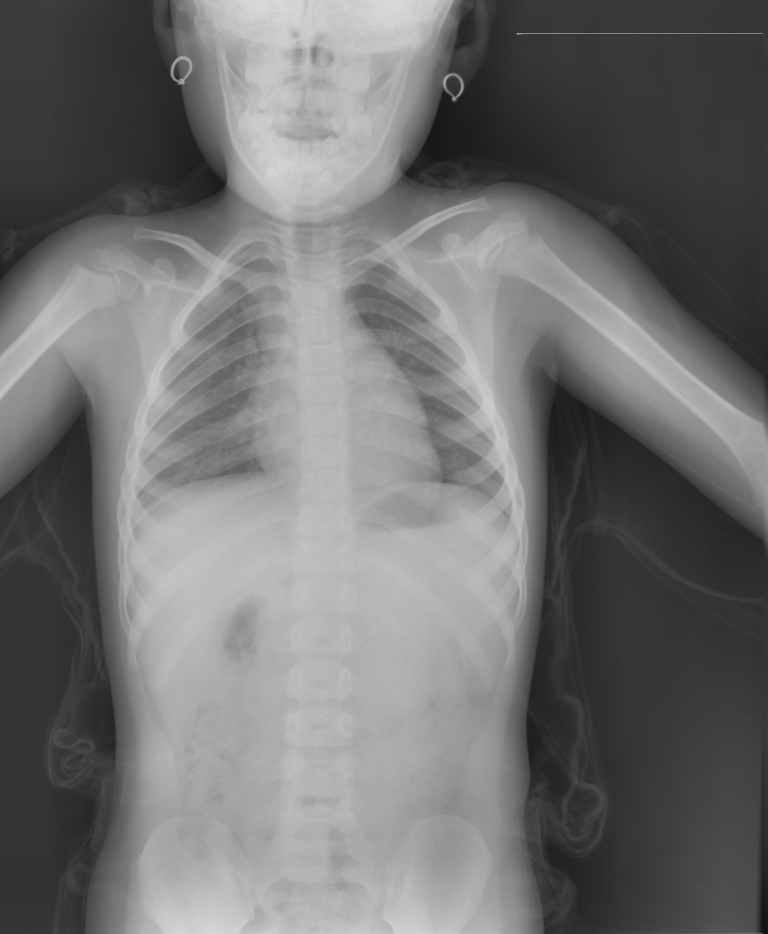
#> input picture notebooks/normalized_clahe.jpg, 2304 x 2800 px (shown at 1/3 size)
$ python -i detect_center.py   (imports and definitions only)
#> lines starting #> are read from the running program, lines starting #| are printed output that depends on the picture; after the words box and inside, x2 and y2 are one past the last pixel; in counts of white or black regions, pixels touching at a corner belong together
#> further down, picture is the input picture: shape (2800, 2304); min 0, max 255, mean 113.6
import cv2
import numpy as np

def zoom_image(image, zoom_factor=1.2, center=None):
    h, w = image.shape[:2]

    if center is None:
        center_x, center_y = w // 2, h // 2
    else:
        center_x, center_y = center

    # Smaller crop = larger apparent zoom
    crop_w = int(w / zoom_factor)
    crop_h = int(h / zoom_factor)

    x1 = max(0, center_x - crop_w // 2)
    y1 = max(0, center_y - crop_h // 2)
    x2 = min(w, x1 + crop_w)
    y2 = min(h, y1 + crop_h)

    cropped = image[y1:y2, x1:x2]

    # Resize back to original dimensions
    zoomed = cv2.resize(
        cropped,
        (w, h),
        interpolation=cv2.INTER_LINEAR
    )

    return zoomed

def detect_chest_center(image):

    # Temporary normalization
    temp = cv2.normalize(
        image,
        None,
        0,
        255,
        cv2.NORM_MINMAX
    ).astype(np.uint8)

    # Smooth image
    blur = cv2.GaussianBlur(
        temp,
        (51, 51),
        0
    )

    # Threshold
    _, mask = cv2.threshold(
        blur,
        0,
        255,
        cv2.THRESH_BINARY + cv2.THRESH_OTSU
    )
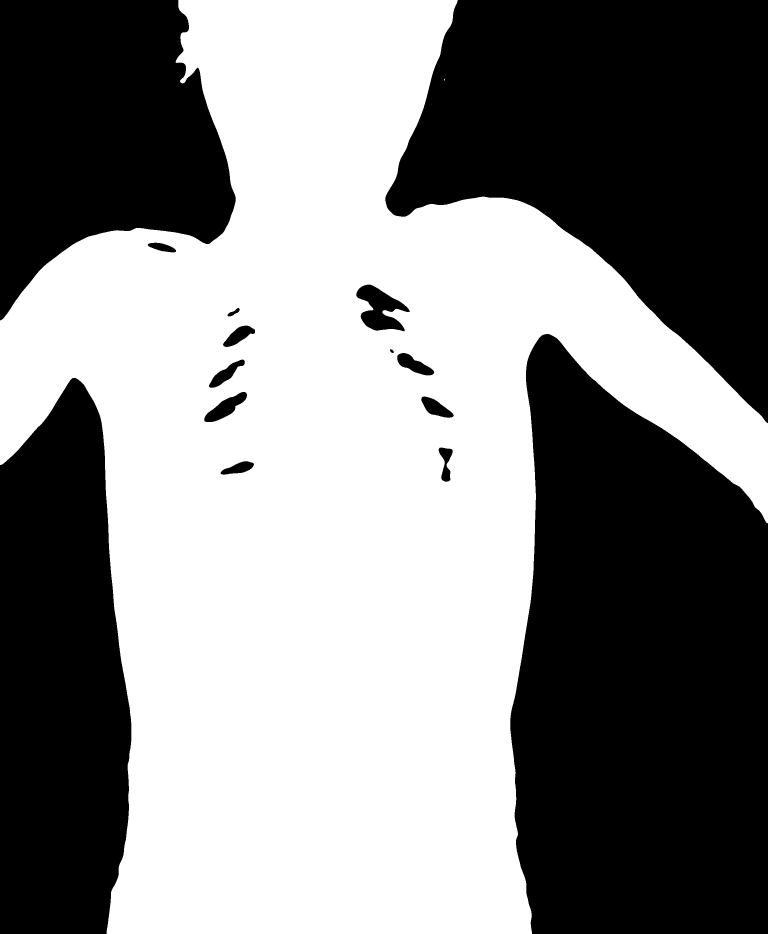
#> mask: shape (2800, 2304) (shown at 1/3 size); 53% white; 15 black regions, largest, box (x1, y1, x2, y2) and area: (1531, 1002, 2304, 2800) 1125367, (1156, 0, 2304, 1269) 856014, (0, 1134, 394, 2800) 544095

    # Morphological cleanup
    kernel = np.ones((15, 15), np.uint8)

    mask = cv2.morphologyEx(
        mask,
        cv2.MORPH_CLOSE,
        kernel
    )
#> mask: shape (2800, 2304); 53.1% white; 14 black regions, largest, box (x1, y1, x2, y2) and area: (1531, 1003, 2304, 2800) 1125350, (1157, 0, 2304, 1264) 855965, (0, 1136, 394, 2800) 544073

    mask = cv2.morphologyEx(
        mask,
        cv2.MORPH_OPEN,
        kernel
    )
#> mask: shape (2800, 2304); 53.1% white; 14 black regions

    # Find body region
    contours, _ = cv2.findContours(
        mask,
        cv2.RETR_EXTERNAL,
        cv2.CHAIN_APPROX_SIMPLE
    )
#> contours = 1 contour; box (x1, y1, x2, y2) and area: (0, 0, 2304, 2800) 3451656

    if not contours:
        h, w = image.shape
        return w // 2, h // 2

    largest = max(
        contours,
        key=cv2.contourArea
    )
#> largest = contour of 2806 points, box (x1, y1, x2, y2) (0, 0, 2304, 2800), area 3451656

    x, y, w, h = cv2.boundingRect(largest)
#> x = 0; y = 0; w = 2304; h = 2800

    chest_center_x = x + w // 2
#> chest_center_x = 1152
    chest_center_y = y + h // 2
#> chest_center_y = 1400

    return chest_center_x, chest_center_y

# [9 lines not run here, left out]

>>> import cv2
>>> picture = cv2.imread('notebooks/normalized_clahe.jpg', cv2.IMREAD_GRAYSCALE)
>>> result = detect_chest_center(picture)
#> result = (1152, 1400)

$ run again, on notebooks/xray_text_removed.jpg
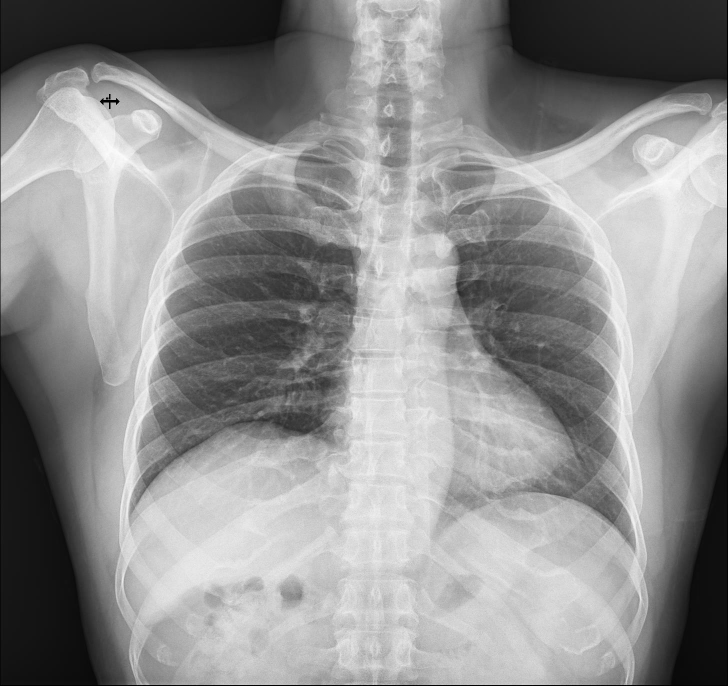
#> input picture notebooks/xray_text_removed.jpg, 1455 x 1371 px (shown at 1/2 size)
#> picture is the input picture: shape (1371, 1455); min 0, max 253, mean 144
#> in detect_chest_center, `_, mask = cv2.threshold( blur, 0, 255, cv2.THRESH_BINARY + cv2.THRESH_..`:
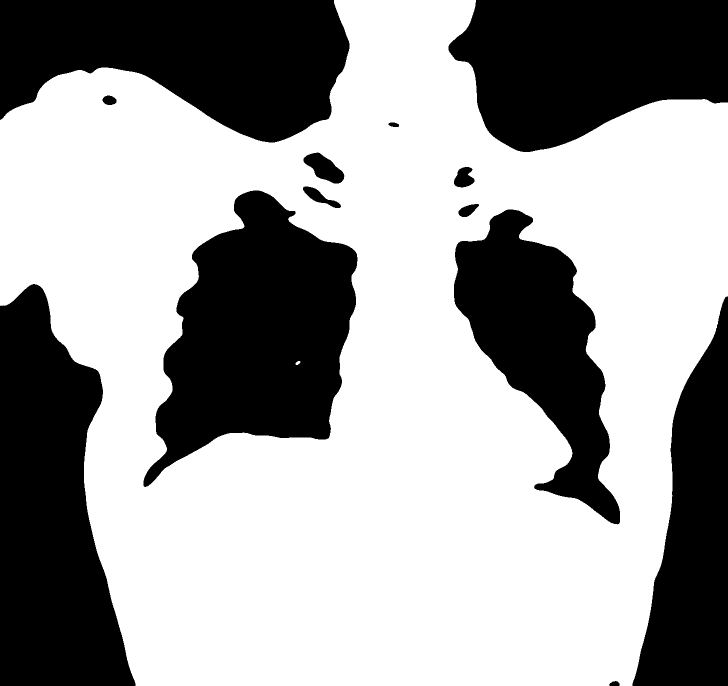
#> mask: shape (1371, 1455) (shown at 1/2 size); 62.4% white; 13 black regions, largest, box (x1, y1, x2, y2) and area: (287, 381, 715, 974) 147562, (0, 568, 271, 1371) 146595, (0, 0, 699, 285) 140135
#> in detect_chest_center, `mask = cv2.morphologyEx( mask, cv2.MORPH_CLOSE, kernel )`:
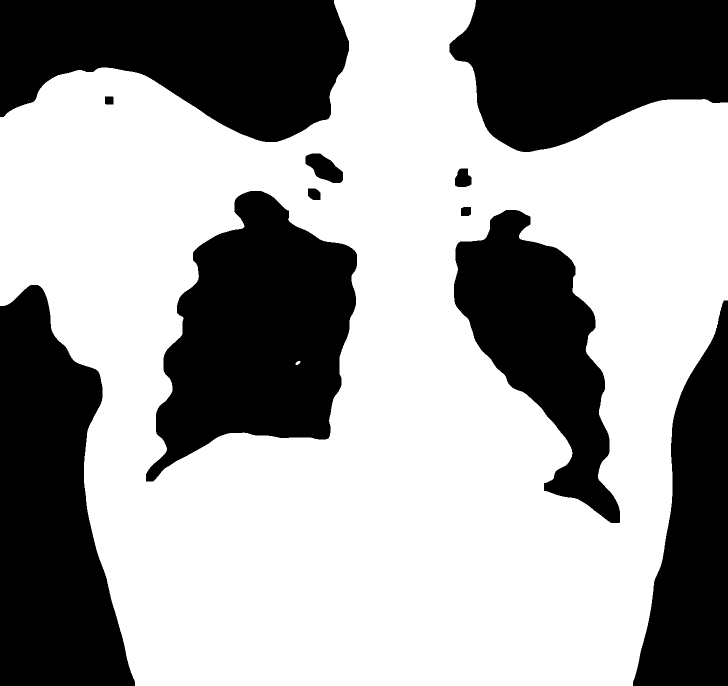
#> mask: shape (1371, 1455) (shown at 1/2 size); 62.6% white; 11 black regions, largest, box (x1, y1, x2, y2) and area: (292, 382, 714, 963) 147132, (0, 570, 270, 1371) 146560, (0, 0, 698, 284) 140046
#> contours = 1 contour; box (x1, y1, x2, y2) and area: (0, 0, 1455, 1371) 1492374
#> largest = contour of 1679 points, box (x1, y1, x2, y2) (0, 0, 1455, 1371), area 1492374
#> x = 0; w = 1455; h = 1371
#> chest_center_x = 727
#> chest_center_y = 685
#> result = (727, 685)
